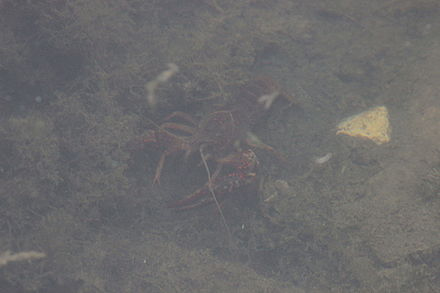
#> input picture ecrevisse.png, 440 x 293 px
$ python Contraste.py
#> lines starting #> are read from the running program, lines starting #| are printed output that depends on the picture
#> further down, im is the input picture: PIL image 440x293 RGBA; mean R, G, B, A 107.8, 107.1, 107.8, 255
import numpy as np
import matplotlib.pyplot as plt
import PIL.Image as Image

def hist_img(M):
    h = np.zeros((3, 256), dtype = np.int32)
    n, m, k = M.shape
#> n = 293; m = 440; k = 4
    for i in range(n):
        for j in range(m):
            h[0,M[i,j,0]]+=1
            h[1,M[i,j,1]]+=1
            h[2,M[i,j,2]]+=1
    return h

def plot_hist_img(M, fichier=None):
    """ Affiche les trois histogrammes RVB de l'image M. Sauve l'image dans le fichier spécifié. """
    #h_R, h_V, h_B = hist_img(M)
    h = hist_img(M)
    X = np.linspace(0, 255, 256)
    colors = ('red', 'green', 'blue')

    fig, ax = plt.subplots(1, 3, figsize = (30, 10))
    for c in range(3):
        ax[c].plot(X, h[c], color = colors[c], alpha = 0.7)

def seuils(h, percent=0.01):
     """ Renvoie les seuils a et b pour augmentation du contraste. h est un vecteur histogramme (un vecteur d'entiers de taille 256). percent est le pourcentage de pixels à parcourir pour déterminer a et b. """
     nb_pix = np.sum(h)

     nb_points = 0
     a = 0
     while nb_points < nb_pix*percent:
         nb_points += h[a]
         a += 1

     nb_points = 0
     b = len(h)-1
     while nb_points < nb_pix*percent:
         nb_points += h[b]
         b -= 1

     return a, b

def aug_contraste(M, percent = 0.01):
     """ Renvoie la matrice image après augmentation du contraste. La dynamique finale est maximale, elle appartient à [0, 255] """
#> called with percent = 0.001
     Mc = M.copy()
     Mc = Mc.astype(np.float64)

     #h_R, h_V, h_B = hist_img(M)
     h = hist_img(M)

     a, b = np.zeros((3), np.int32), np.zeros((3), np.int32)
     for c in range(3):
         a[c], b[c] = seuils(h[c], percent)
#> after the loop, a = [87, 88, 93]; b = [185, 169, 138]
         # [5 lines of commented-out code are left out]

     for c in range(3):
            Mc[:,:,c] = np.rint( 255 * ((Mc[:,:,c] - a[c]) / (b[c] - a[c])) )
            Mc[:,:,c][Mc[:,:,c] < 0] = 0
            Mc[:,:,c][Mc[:,:,c] > 255] = 255
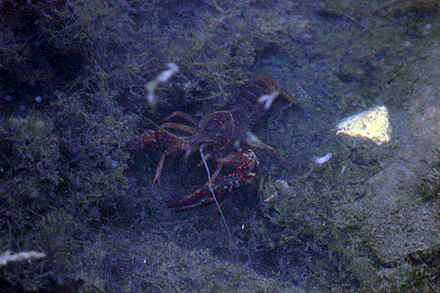
#> Mc: shape (293, 440, 4) float64; mean R, G, B, A 54.1, 60.1, 84, 255
            #Mc[:,:,0] = np.rint( 255 * ((R - a_R) / (b_R - a_R)) )
            #Mc[:,:,1] = np.rint( 255 * ((V - a_V) / (b_V - a_V)) )
            #Mc[:,:,2] = np.rint( 255 * ((B - a_B) / (b_B - a_B)) )

            # Saturation des valeurs négatives à 0
            #Mc[:,:,0][Mc[:,:,0] < 0] = 0
            #Mc[:,:,1][Mc[:,:,1] < 0] = 0
            #Mc[:,:,2][Mc[:,:,2] < 0] = 0

            # Saturation des valeurs négatives à 255
            #Mc[:,:,0][Mc[:,:,0] > 255] = 255
            #Mc[:,:,1][Mc[:,:,1] > 255] = 255
            #Mc[:,:,2][Mc[:,:,2] > 255] = 255

     Mc = Mc.astype(np.uint8)
     return Mc

im = Image.open('ecrevisse.png')
#im = Image.open('./Images/lena.png')

M = np.asarray(im)
plot_hist_img(M, 'hist_original.png')

# Essais avec différents pourcentages
# On remarque que les valeurs 0 et 255 sont de plus en plus peuplées
# les trous entre valeurs possibles augmentent en taille
Mc = aug_contraste(M, percent = 0.001)
Mc2 = aug_contraste(M, percent = 0.01)
#> call 2 of aug_contraste, with percent = 0.01
#> after the loop in aug_contraste (call 2), `for c in range(3):`: a = [90, 91, 97]; b = [144, 138, 125]
#> after the loop in aug_contraste (call 2), `for c in range(3):`:
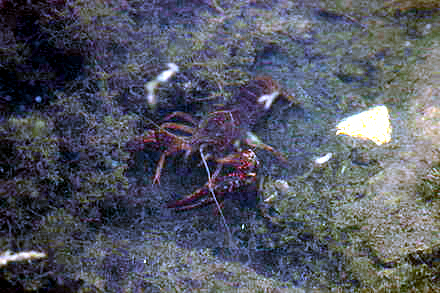
#> Mc: shape (293, 440, 4) float64; mean R, G, B, A 83, 86.3, 98.3, 255
Mc3 = aug_contraste(M, percent = 0.05)
#> call 3 of aug_contraste, with percent = 0.05
#> after the loop in aug_contraste (call 3), `for c in range(3):`: a = [94, 94, 100]; b = [123, 121, 116]
#> after the loop in aug_contraste (call 3), `for c in range(3):`:
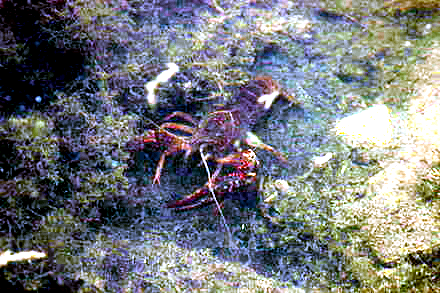
#> Mc: shape (293, 440, 4) float64; mean R, G, B, A 116.7, 119.7, 122.7, 255

plot_hist_img(Mc)
plot_hist_img(Mc2, 'hist_modifié.png')
plot_hist_img(Mc3)

im = Image.fromarray(M)
imc = Image.fromarray(Mc)
imc2 = Image.fromarray(Mc2)
imc3 = Image.fromarray(Mc3)

fig, ax = plt.subplots(2, 2, figsize = (20, 15))
ax[0, 0].imshow(im)
ax[0, 1].imshow(imc)
ax[1, 0].imshow(imc2)
ax[1, 1].imshow(imc3)
ax[0, 0].set_title('Image originale')
ax[0, 1].set_title('0.1%')
ax[1, 0].set_title('1%')
ax[1, 1].set_title('5%')

fig, ax = plt.subplots()
ax.imshow(imc3)
plt.savefig('ecrevisse_aug.png')
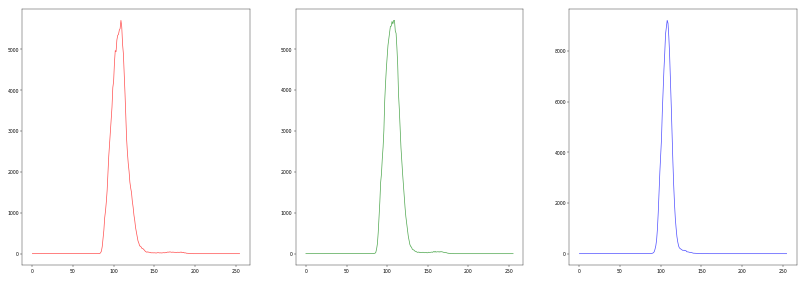
#> figure drawn by matplotlib, 3 panels; panel 1: curve peaks at x = 109, y = 5710; panel 2: curve peaks at x = 109, y = 5707; panel 3: curve peaks at x = 108, y = 9211
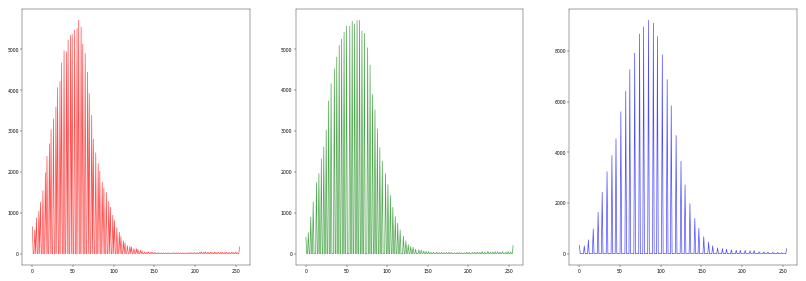
#> figure drawn by matplotlib, 3 panels; panel 1: curve peaks at x = 57, y = 5710; panel 2: curve peaks at x = 66, y = 5707; panel 3: curve peaks at x = 85, y = 9211
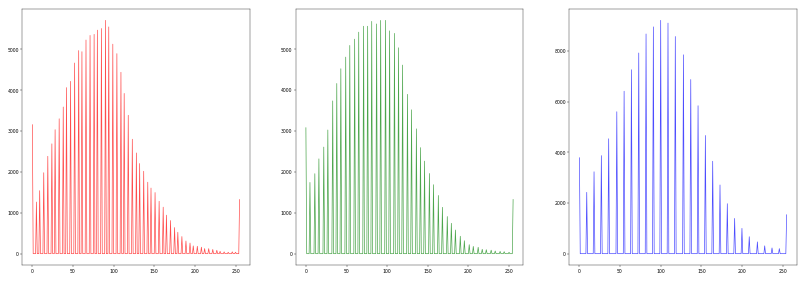
#> figure drawn by matplotlib, 3 panels; panel 1: curve peaks at x = 90, y = 5710; panel 2: curve peaks at x = 98, y = 5707; panel 3: curve peaks at x = 100, y = 9211
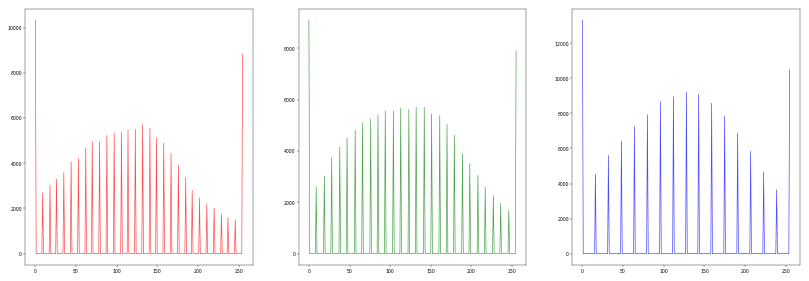
#> figure drawn by matplotlib, 3 panels; panel 1: curve peaks at x = 0, y = 10326; panel 2: curve peaks at x = 0, y = 9097; panel 3: curve peaks at x = 0, y = 13311
